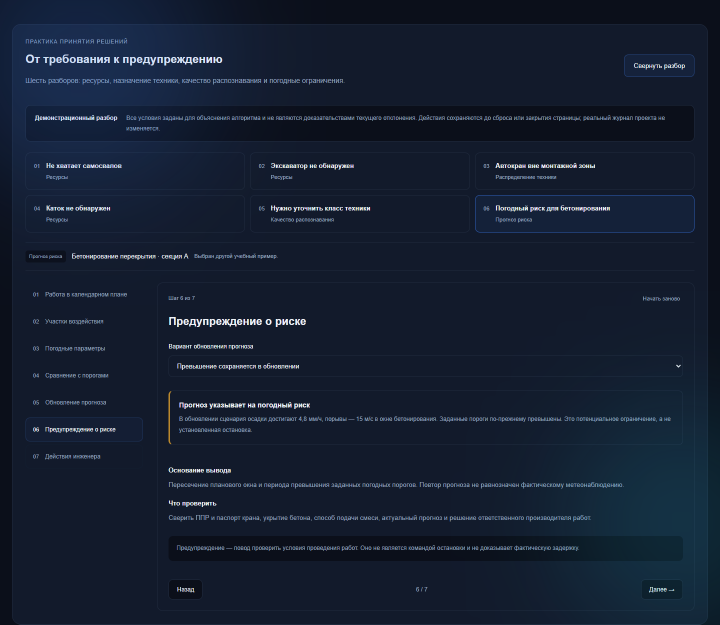
#> input picture docs/images/walkthrough-dark.png, 1440 x 1249 px (shown at 1/2 size); its folder holds 2 pictures in this run
$ python inventory.py
#> lines starting #> are read from the running program, lines starting #| are printed output that depends on the picture
#> in collect_records, image is the input picture: PIL image 1440x1249 RGB; mean R, G, B 21.3, 31.3, 49.1
"""Инвентаризация исходных снимков.

Что делает:
  1. Обходит data/raw/images, считает размер, разрешение, sha256 и dHash.
  2. Находит точные дубли (по sha256) и близкие кадры (по dHash).
  3. Группирует близкие кадры в "сцены" (один ракурс/площадка) методом union-find.
  4. Делит сцены на dev / val / holdout так, чтобы кадры одной сцены
     не попадали в разные части выборки.

Результаты:
  data/interim/manifest.csv   — построчная инвентаризация
  data/config/splits.json     — разбиение выборки по именам файлов

Запуск:
  python scripts/inventory.py
"""

from __future__ import annotations

import csv
import hashlib
import json
import random
from collections import defaultdict
from dataclasses import asdict, dataclass
from pathlib import Path

from PIL import Image

ROOT = Path(__file__).resolve().parents[1]
IMAGES_DIR = ROOT / "data" / "raw" / "images"
INTERIM_DIR = ROOT / "data" / "interim"
CONFIG_DIR = ROOT / "data" / "config"

# Порог расстояния Хэмминга между dHash, при котором кадры считаем одной сценой.
# Подобран консервативно: лучше объединить лишнее, чем разнести один ракурс
# по разным частям выборки и получить оптимистичную оценку качества.
SCENE_HAMMING_THRESHOLD = 14
SPLIT_TARGETS = {"dev": 0.6, "val": 0.2, "holdout": 0.2}
RANDOM_SEED = 20260914


@dataclass
class ImageRecord:
    file_name: str
    width: int
    height: int
    mode: str
    size_bytes: int
    sha256: str
    dhash: str
    mean_luma: float
    scene_id: int = -1
    duplicate_of: str = ""
    split: str = ""


def sha256_of(path: Path) -> str:
    digest = hashlib.sha256()
    with path.open("rb") as handle:
        for chunk in iter(lambda: handle.read(1024 * 1024), b""):
            digest.update(chunk)
    return digest.hexdigest()


def dhash_of(image: Image.Image, hash_size: int = 8) -> int:
    """Разностный хеш: устойчив к масштабу и лёгкому изменению яркости."""
    small = image.convert("L").resize((hash_size + 1, hash_size), Image.Resampling.LANCZOS)
    pixels = list(small.getdata())
    bits = 0
    for row in range(hash_size):
        offset = row * (hash_size + 1)
        for col in range(hash_size):
            bits <<= 1
            if pixels[offset + col] > pixels[offset + col + 1]:
                bits |= 1
    return bits


def mean_luma_of(image: Image.Image) -> float:
    small = image.convert("L").resize((64, 64), Image.Resampling.BILINEAR)
    pixels = list(small.getdata())
    return round(sum(pixels) / len(pixels), 2)


def natural_key(name: str) -> tuple[str, int]:
    stem = Path(name).stem
    head, _, tail = stem.rpartition("_")
    return (head, int(tail)) if tail.isdigit() else (stem, 0)


def collect_records(paths: list[Path]) -> list[ImageRecord]:
    records: list[ImageRecord] = []
    for path in paths:
        with Image.open(path) as image:
            image.load()
            record = ImageRecord(
                file_name=path.name,
                width=image.width,
                height=image.height,
                mode=image.mode,
                size_bytes=path.stat().st_size,
                sha256=sha256_of(path),
                dhash=f"{dhash_of(image):016x}",
                mean_luma=mean_luma_of(image),
            )
#> in dhash_of, `pixels = list(small.getdata())`: pixels = 72 values, max 51 at index 1, min 23 at index 5, mean 30.89
#> in mean_luma_of, `small = image.convert("L").resize((64, 64), Image.Resampling.BILINEAR)`:
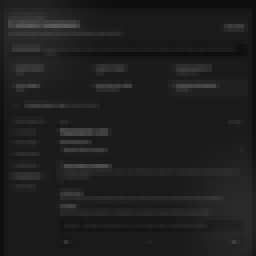
#> small: PIL image 64x64 L (shown 4 times larger); min 15, max 91, mean 30.6
#> in mean_luma_of, `pixels = list(small.getdata())`: pixels = 4096 values, max 91 at index 397, min 15 at index 28, mean 30.56
        records.append(record)
#> pass 2 of the loop in collect_records, `for path in paths:`:
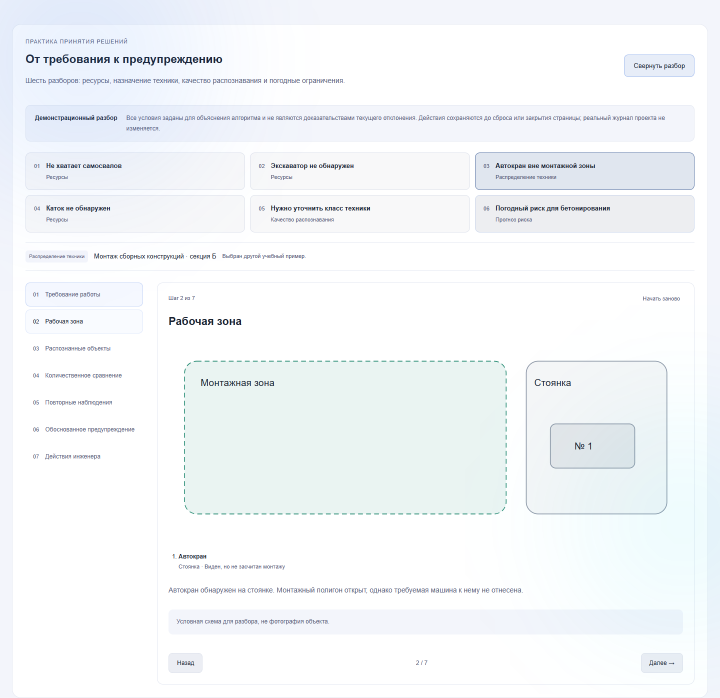
#> input picture docs/images/walkthrough-light.png, 1440 x 1396 px (shown at 1/2 size)
#> in collect_records, image is the input picture: PIL image 1440x1396 RGB; mean R, G, B 244, 247, 249.3
#> in mean_luma_of (call 2), `small = image.convert("L").resize((64, 64), Image.Resampling.BILINEAR)`:
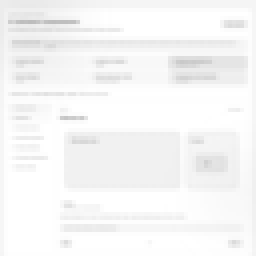
#> small: PIL image 64x64 L (shown 4 times larger); min 189, max 255, mean 246.4
#> in mean_luma_of (call 2), `pixels = list(small.getdata())`: pixels = 4096 values, max 255 at index 218, min 189 at index 327, mean 246.4
    return records


def mark_exact_duplicates(records: list[ImageRecord]) -> None:
    first_seen: dict[str, str] = {}
    for record in records:
        original = first_seen.setdefault(record.sha256, record.file_name)
        if original != record.file_name:
            record.duplicate_of = original


def group_scenes(records: list[ImageRecord]) -> None:
    parent = list(range(len(records)))

    def find(index: int) -> int:
        while parent[index] != index:
            parent[index] = parent[parent[index]]
            index = parent[index]
        return index

    def union(left: int, right: int) -> None:
        left_root, right_root = find(left), find(right)
        if left_root != right_root:
            parent[max(left_root, right_root)] = min(left_root, right_root)

    hashes = [int(record.dhash, 16) for record in records]
    for i in range(len(records)):
        for j in range(i + 1, len(records)):
            if (hashes[i] ^ hashes[j]).bit_count() <= SCENE_HAMMING_THRESHOLD:
                union(i, j)

    scene_ids: dict[int, int] = {}
    for index, record in enumerate(records):
        root = find(index)
        record.scene_id = scene_ids.setdefault(root, len(scene_ids))


def assign_splits(records: list[ImageRecord]) -> dict[str, list[str]]:
    """Раскладываем сцены целиком, приближаясь к целевым долям по числу кадров."""
    scenes: dict[int, list[ImageRecord]] = defaultdict(list)
    for record in records:
        scenes[record.scene_id].append(record)

    ordered = sorted(scenes.values(), key=lambda group: (-len(group), group[0].file_name))
    random.Random(RANDOM_SEED).shuffle(ordered)
    ordered.sort(key=len, reverse=True)

    total = len(records)
    quota = {name: share * total for name, share in SPLIT_TARGETS.items()}
    assigned: dict[str, list[ImageRecord]] = {name: [] for name in SPLIT_TARGETS}

    for group in ordered:
        target = max(quota, key=lambda name: quota[name] - len(assigned[name]))
        assigned[target].extend(group)

    for split_name, group in assigned.items():
        for record in group:
            record.split = split_name

    return {
        name: sorted((r.file_name for r in group), key=natural_key)
        for name, group in assigned.items()
    }


def main() -> None:
    if not IMAGES_DIR.exists():
        raise SystemExit(f"Каталог со снимками не найден: {IMAGES_DIR}")

    paths = sorted(IMAGES_DIR.glob("*.png"), key=lambda p: natural_key(p.name))
    if not paths:
        raise SystemExit(f"В {IMAGES_DIR} нет PNG-файлов")

    records = collect_records(paths)
#> records = 2 items
    mark_exact_duplicates(records)
#> the loop in mark_exact_duplicates, `for record in records:` made 2 passes
#> original on passes 1 to 2: 'walkthrough-dark.png', 'walkthrough-light.png'
    group_scenes(records)
#> in group_scenes, `parent = list(range(len(records)))`: parent = [0, 1]
#> in group_scenes, `hashes = [int(record.dhash, 16) for record in records]`: hashes = [8681070060060549184, 9476739379136447299]
#> the loop in group_scenes, `for i in range(len(records)):` made 2 passes
#> the loop in group_scenes, `for index, record in enumerate(records):` made 2 passes
#> (root, record.scene_id) on passes 1 to 2: (0, 0), (1, 1)
    splits = assign_splits(records)
#> the loop in assign_splits, `for record in records:` made 2 passes
#> in assign_splits, `total = len(records)`: total = 2
#> in assign_splits, `quota = {name: share * total for name, share in SPLIT_TARGETS.items()}`: quota = {'dev': 1.2, 'val': 0.4, 'holdout': 0.4}
#> the loop in assign_splits, `for group in ordered:` made 2 passes
#> splits = {'dev': ['walkthrough-dark.png'], 'val': ['walkthrough-light.png'], 'holdout': []}

    INTERIM_DIR.mkdir(parents=True, exist_ok=True)
    CONFIG_DIR.mkdir(parents=True, exist_ok=True)

    manifest_path = INTERIM_DIR / "manifest.csv"
    with manifest_path.open("w", encoding="utf-8", newline="") as handle:
        writer = csv.DictWriter(handle, fieldnames=list(asdict(records[0]).keys()))
        writer.writeheader()
        for record in sorted(records, key=lambda r: natural_key(r.file_name)):
            writer.writerow(asdict(record))
#> this loop made 2 passes

    splits_path = CONFIG_DIR / "splits.json"
    splits_payload = {
        "seed": RANDOM_SEED,
        "scene_hamming_threshold": SCENE_HAMMING_THRESHOLD,
        "note": "Кадры одной сцены не разделяются между частями выборки.",
        "splits": splits,
    }
    splits_path.write_text(
        json.dumps(splits_payload, ensure_ascii=False, indent=2), encoding="utf-8"
    )

    scene_sizes = defaultdict(int)
    for record in records:
        scene_sizes[record.scene_id] += 1
#> after the loop, scene_sizes = {0: 1, 1: 1}
    duplicates = [r for r in records if r.duplicate_of]
#> duplicates = []
    resolutions = defaultdict(int)
    for record in records:
        resolutions[f"{record.width}x{record.height}"] += 1
#> after the loop, resolutions = {'1440x1249': 1, '1440x1396': 1}

    print(f"Снимков: {len(records)}")
#| Снимков: 2
    print(f"Точных дублей: {len(duplicates)}")
#| Точных дублей: 0
    print(f"Сцен (групп близких кадров): {len(scene_sizes)}")
#| Сцен (групп близких кадров): 2
    print("Крупнейшие сцены:", sorted(scene_sizes.values(), reverse=True)[:10])
#| Крупнейшие сцены: [1, 1]
    print("Разрешения:", dict(sorted(resolutions.items(), key=lambda kv: -kv[1])))
#| Разрешения: {'1440x1249': 1, '1440x1396': 1}
    print("Разбиение:", {name: len(files) for name, files in splits.items()})
#| Разбиение: {'dev': 1, 'val': 1, 'holdout': 0}
    print(f"Манифест: {manifest_path}")
    print(f"Разбиение: {splits_path}")


if __name__ == "__main__":
    main()
